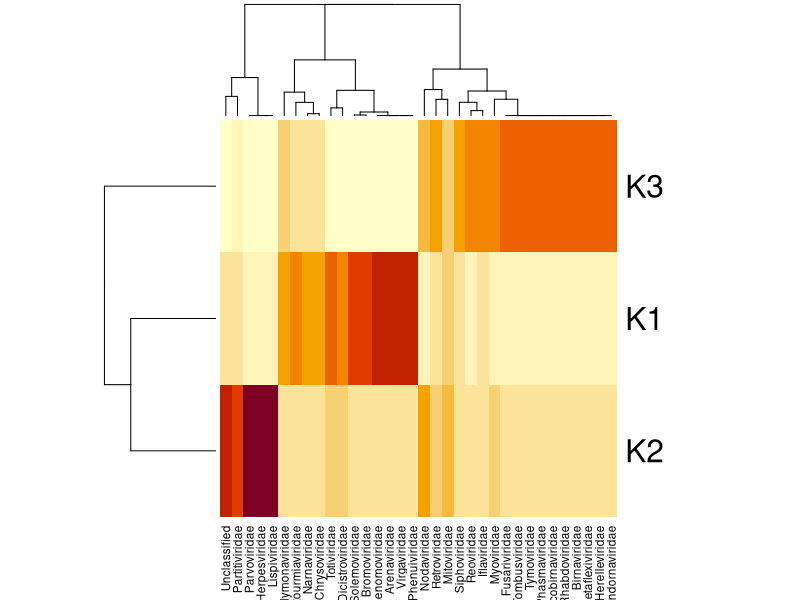

The R script that drew this image:
## ---- chunk 1
data <- read.csv("NEWHEATMAP.csv", header=TRUE)
data <- data[1:3,1:37]
rownames(data) = data[,1]
data = data[,-1]
## ---- chunk 2
data_norm = sweep(data, 2, colSums(data), "/")
data_norm = data_norm[,c(-30, -36)]
heatmap(as.matrix(data_norm))
